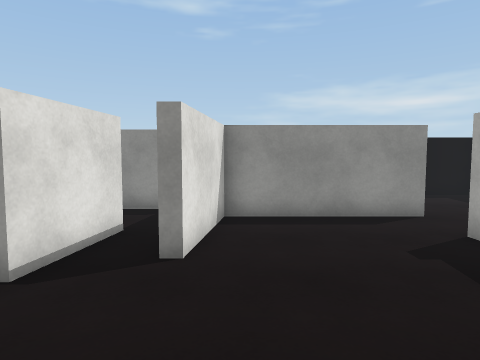
View 1 (above)

21 first-person views from a walk through a 3-D level made in the Unity game engine. The camera is 1.5 m above the floor, tilts 4° down and sees 75° across. The floor is counted in squares, 1 m on a side. Each view is taken from the middle of a square. On the plan, view 1 faces up. The plan holds only what a view shows up to about 15 squares ahead; the rest is blank. The place goes on beyond the plan. The player character is not drawn. Some surface patterns are stand-ins.

View 2
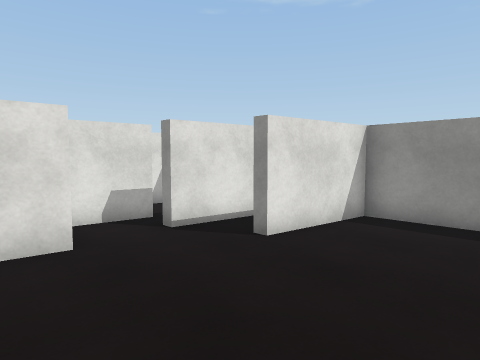

View 3
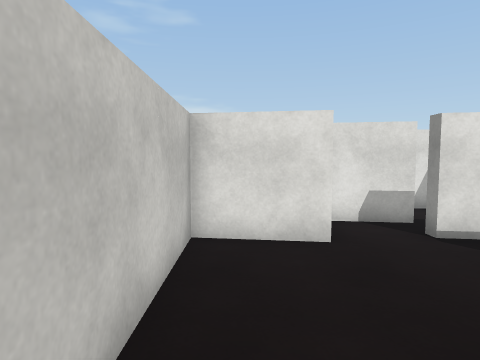

View 4
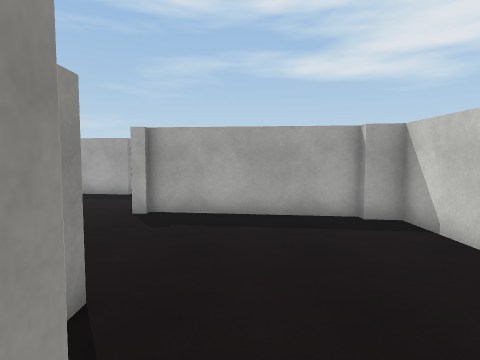

View 5
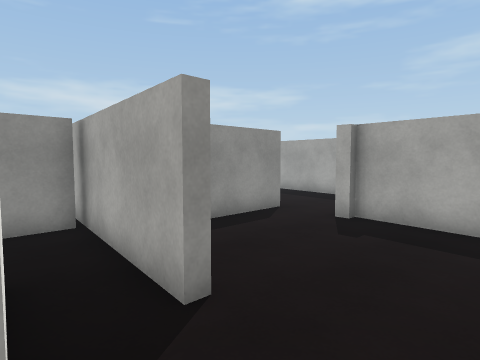

View 6
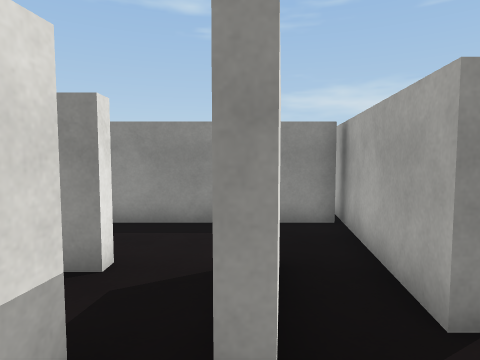

View 7
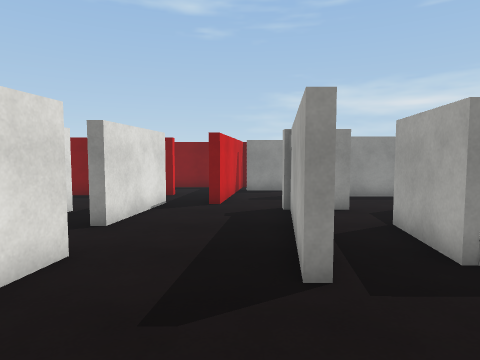

View 8
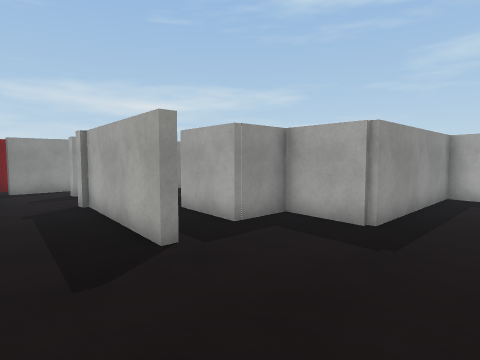

View 9
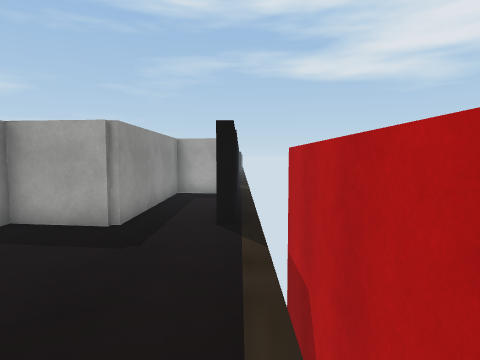

View 10
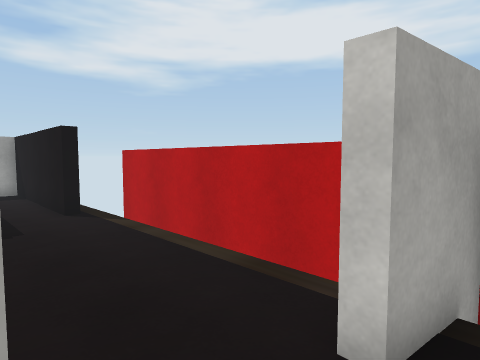

View 11
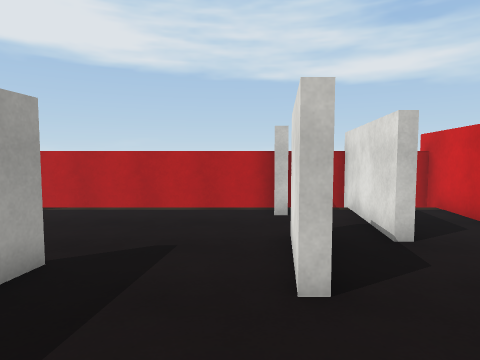

View 12
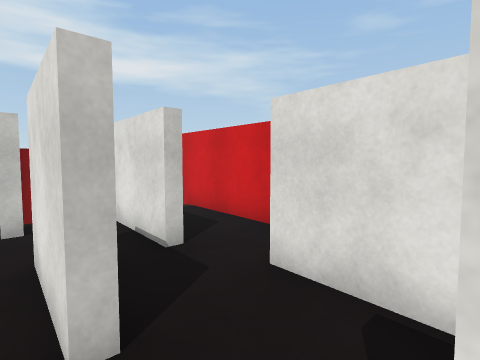

View 13
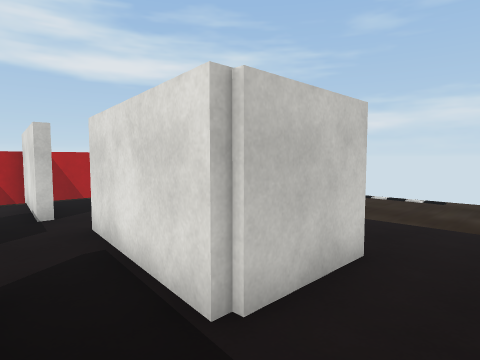

View 14
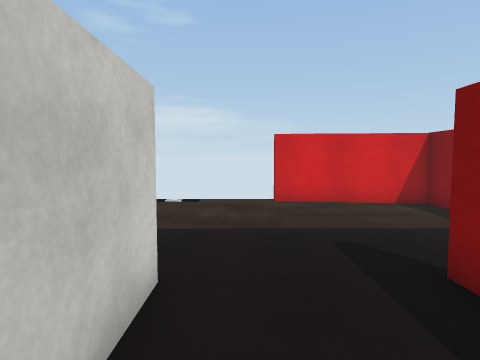

View 15
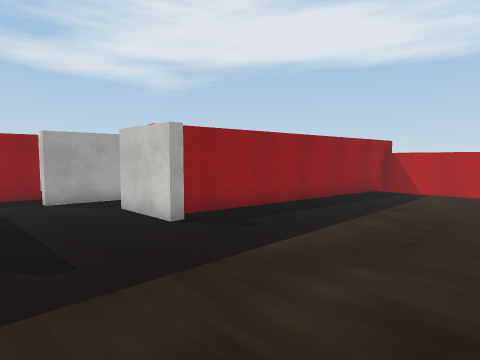

View 16
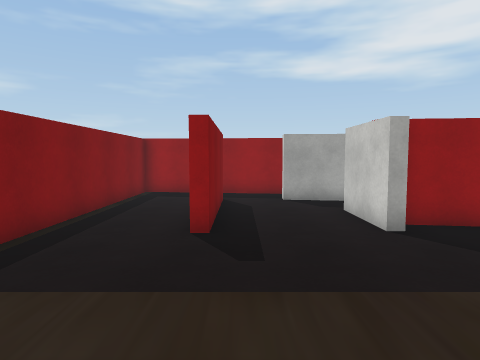

View 17
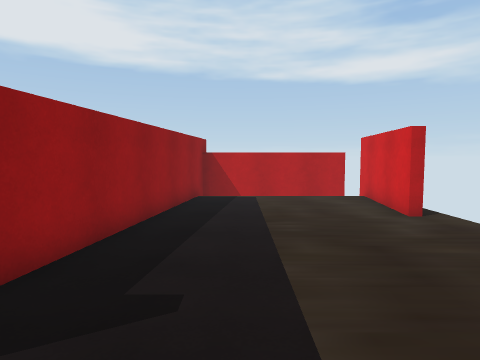

View 18
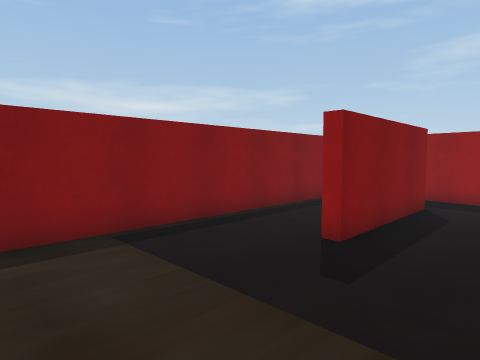

View 19
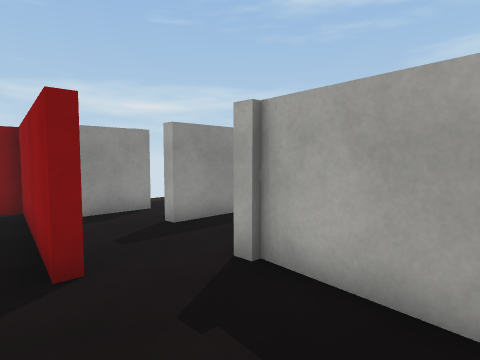

View 20
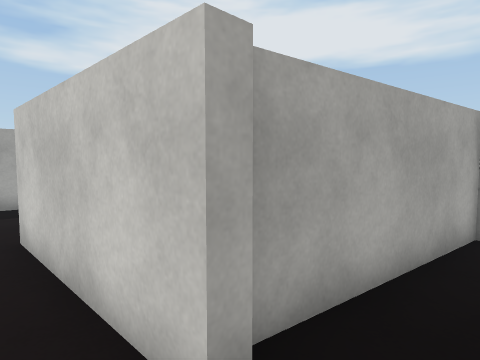

View 21
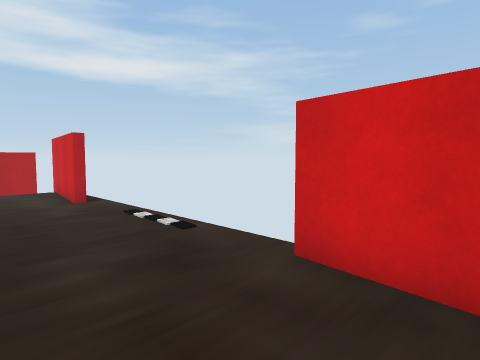

### Floor plan
Points are (right, up) in squares from view 1. A wall is a line through its corners. A room is listed if a view was taken in it or the views show most of it. See-through windows are left out.
Room 1 (views 1, 2, 3, 4, 5, 6, 20)
walls: (-2.5, 1.7) (-2.8, -0.9) (3.5, -0.9) (3.6, -0.1); (-2.8, 3.7) (-3.2, 3.7); (3.9, -0.1) (4.7, 5.5) (4.4, 5.5) (4.4, 6) (5.6, 6); (-4.2, 4.2) (-4.4, 2.2); (4.8, 8) (-0.4, 8) (-0.8, 4.6) (-1.2, 4.6)
ways out: opening at (-2, 5.5) to room 7; gap at (-4, 4) to room 8; opening at (5, 7)
Room 2 (views 7, 8, 9, 11, 12, 19)
walls: (-7.2, 0.7) (-6.5, 6.1); (-6.7, 6) (-6.7, 6.5); (-4.8, 6) (-5.4, 6); (-10.6, 1.7) (-11, -1.1); (-3.1, -3.9) (-3.1, -3.5) (3.1, -3.5) (3.4, -1.3) (-3.2, -1.3) (-2.9, 1.3) (-4.9, 1.3) (-4.5, 4.1); (-10.5, 7.5) (-11, 3.7); (-4.5, 9.2) (-6, 9.2) (-6, 9.6); (-11.1, -5.1) (-3, -5.1); (-5.2, 11.5) (-7.7, 11.5); (-8, 11.9) (-8.6, 7.1) (-9, 7.1) (-8.7, 9.3)
ways out: opening at (-11, 2.5) to room 3; opening at (-11, 8.5) to room 4; opening at (-10, 10) to room 4; opening at (-11, -2.5) to room 5; opening at (-5, 7.5) to room 6; opening at (-5, 5) to room 8; opening at (-5.5, 10.5)
Room 3 (view 10)
walls: (-13.2, -0.5) (-12.8, -0.5) (-12.9, -1.5); (-15.5, -0.4) (-16.1, -5.1) (-14.2, -5.1); (-11, 3.7) (-11.4, 3.7); (-11.2, 5.1) (-11, 6.2); (-12.8, 6) (-13.4, 1.1)
ways out: opening at (-11, 2.5) to room 2; opening at (-12, 7) to room 4; opening at (-12, -1) to room 5
Room 4 (views 13, 14, 15, 16, 17, 18, 21)
walls: (-15.9, 5.5) (-15.9, 6) (-12.8, 6); (-22.4, 0) (-23.1, -5.2); (-11, 6.2) (-10.8, 7.4); (-10.7, 10) (-10.7, 9.6) (-15.9, 9.6) (-15.9, 10); (-8.7, 9.3) (-8.2, 13.2) (-22.3, 13.2) (-23, 8.2); (-22.5, -5.1) (-16.4, -5.1) (-15.1, 5.4); (-7.7, 11.5) (-7.7, 11.9)
ways out: opening at (-11, 8.5) to room 2; opening at (-10, 10) to room 2; opening at (-12, 7) to room 3
Room 5 (no view inside)
walls: (-12.9, -1.5) (-13.4, -5.1); (-11.5, -5.1) (-11.3, -3.2) (-10.9, -3.2)
ways out: opening at (-11, -2.5) to room 2; opening at (-12, -1) to room 3
Room 6 (no view inside)
walls: (-2.5, 9.2) (-4.5, 9.2)
ways out: opening at (-5, 7.5) to room 2; opening at (-3, 7.5) to room 7; opening at (-4, 6) to room 8
Room 7 (no view inside)
walls: (-2.4, 6.4) (-2.8, 3.7); (-0.8, 9.2) (-2.5, 9.2); (-1.2, 4.6) (-0.6, 8.9)
ways out: opening at (-2, 5.5) to room 1; opening at (-3, 7.5) to room 6
Room 8 (no view inside)
walls: (-4.8, 6.5) (-4.8, 6)
ways out: gap at (-4, 4) to room 1; opening at (-5, 5) to room 2; opening at (-4, 6) to room 6

Positions as (right, up) in squares from view 1, and headings:
1: (0, 0), facing up
2: (3, 0), facing up-left
3: (3, 0), facing left
4: (-4, 3), facing right
5: (-3, 2), facing up-right
6: (-3, 2), facing up
7: (-8, -3), facing up
8: (-10, -4), facing up-right
9: (-10, -4), facing right
10: (-12, -1), facing down-right
11: (-10, 5), facing down
12: (-10, 4), facing down-left
13: (-11, 8), facing down-left
14: (-12, 7), facing left
15: (-22, 10), facing down-right
16: (-22, 9), facing right
17: (-18, 8), facing down
18: (-21, 7), facing up-right
19: (-10, 3), facing up-right
20: (3, 7), facing down-right
21: (-19, 11), facing down-left
